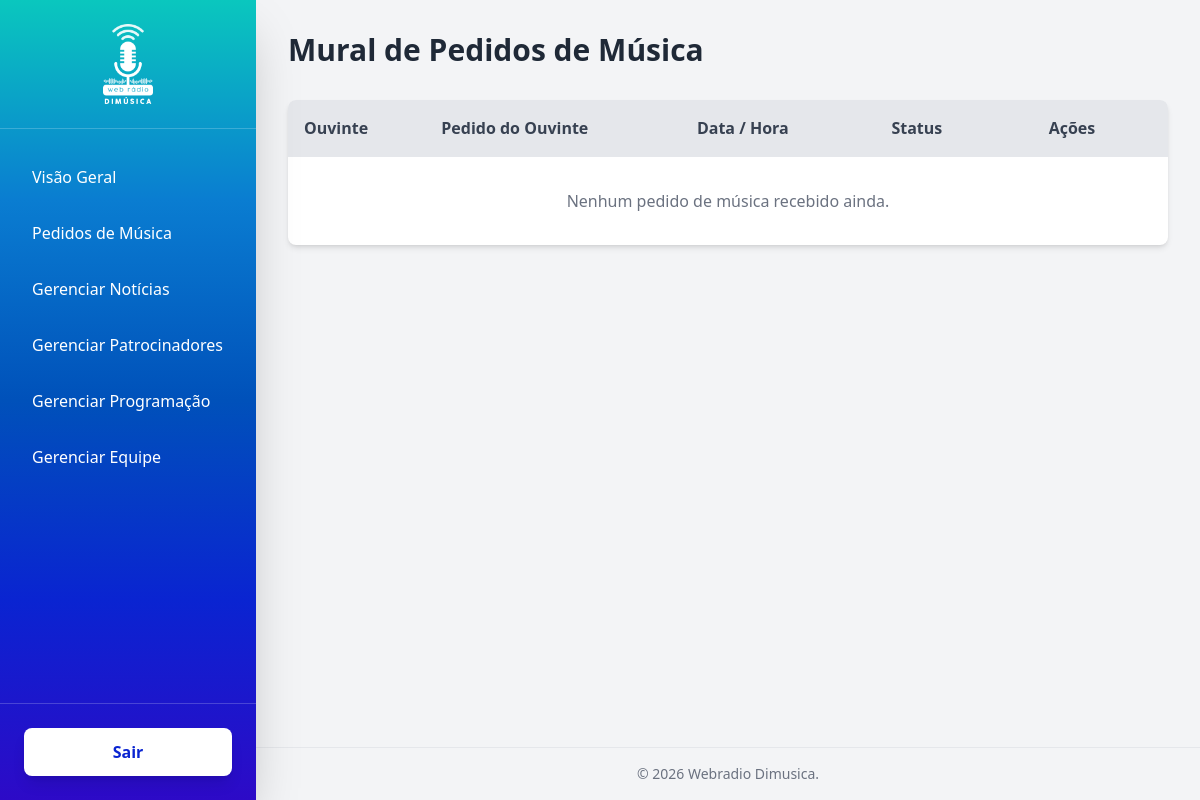
Page /painel/pedidos/ (signed in) on the earlier database version.
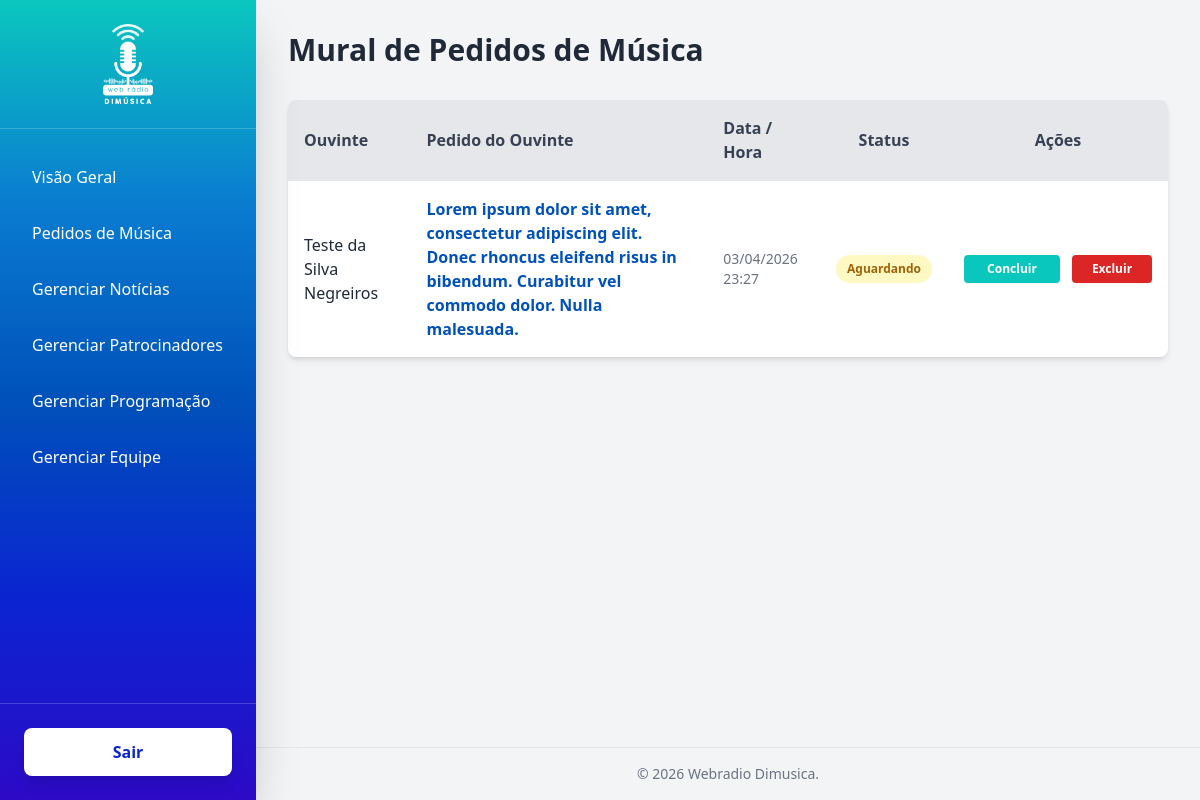
Same page on the later database version.
### core/models.py (models this page shows, shortened)
class PedidoMusica(models.Model):
    nome_ouvinte = models.CharField(max_length=150)
    pedido = models.CharField(max_length=255)
    lido = models.BooleanField(default=False)
    criado_em = models.DateTimeField(auto_now_add=True)
    class Meta:
        ordering = ['-criado_em']

### webadmin/views.py (the view)
# urls.py: path('pedidos/', views.pedidos_list, name='admin_pedidos_list'),
@login_required(login_url='admin_login')
def pedidos_list(request):
    pedidos = PedidoMusica.objects.all()
    return render(request, 'webadmin/pedidos_list.html', {'pedidos': pedidos})

### webadmin/templates/webadmin/pedidos_list.html (shortened to what this page needs)
{% extends 'webadmin/base.html' %}
{% block content %}
<div class="flex justify-between items-center mb-8">
    <h2 class="text-3xl font-bold text-gray-800">Mural de Pedidos de Música</h2>
</div>
<div class="bg-white rounded-lg shadow-md overflow-hidden">
    <table class="w-full text-left border-collapse">
        <thead>
            <tr class="bg-gray-200 text-gray-700">
                <th class="p-4 border-b">Ouvinte</th>
                <th class="p-4 border-b">Pedido do Ouvinte</th>
                <th class="p-4 border-b">Data / Hora</th>
                <th class="p-4 border-b text-center">Status</th>
                <th class="p-4 border-b text-center w-48">Ações</th>
            </tr>
        </thead>
        <tbody>
            {% for pedido in pedidos %}
            <tr class="hover:bg-gray-100 border-b last:border-0">
                <td class="p-4 text-gray-800 font-medium">{{ pedido.nome_ouvinte }}</td>
                <td class="p-4">
                    <span class="font-bold text-[#0051BA]">{{ pedido.pedido }}</span>
                </td>
                <td class="p-4 text-sm text-gray-500">{{ pedido.criado_em|date:"d/m/Y H:i" }}</td>
                <td class="p-4 align-middle">
                    <div class="flex items-center justify-center text-center">
                        {% if pedido.lido %}
                        <span class="w-24 py-1.5 bg-green-100 text-green-700 text-xs font-bold rounded-full">Concluído</span>
                        {% else %}
                        <span class="w-24 py-1.5 bg-yellow-100 text-yellow-700 text-xs font-bold rounded-full animate-pulse">Aguardando</span>
                        {% endif %}
                    </div>
                </td>
                <td class="p-4 align-middle">
                    <div class="flex items-center justify-center gap-3">
                        <form action="{% url 'admin_pedido_marcar_lido' pedido.pk %}" method="post">
                            <button type="submit"
                                class="w-24 py-1.5 bg-[#0AC7BE] text-white rounded text-xs font-bold hover:bg-[#079992] transition shadow-sm">
                                {% if pedido.lido %}Desfazer{% else %}Concluir{% endif %}
                            </button>
                        </form>
                        <form action="{% url 'admin_pedido_delete' pedido.pk %}" method="post">
                            <button type="button" onclick="openDeleteModal(this.parentElement, 'este pedido')"
                                class="w-20 py-1.5 bg-red-600 text-white rounded text-xs font-bold hover:bg-red-700 transition shadow-sm">Excluir</button>
                        </form>
                    </div>
                </td>
            </tr>
            {% empty %}
            <tr>
                <td colspan="5" class="px-6 py-8 text-center text-gray-500">Nenhum pedido de música recebido ainda.</td>
            </tr>
            {% endfor %}
        </tbody>
    </table>
</div>
{% endblock %}

Differences in the rows shown:
added PedidoMusica: nome_ouvinte "Teste da Silva Negreiros", pedido "Lorem ipsum dolor sit amet, consectetur adipiscing elit. Donec rhoncus eleifend risus in bibendum. Curabitur vel commodo dolor. Nulla malesuada.", criado_em "03/04/2026 23:27", lido "Aguardando"
Other differences:
text no longer shown: "Nenhum pedido de música recebido ainda."
